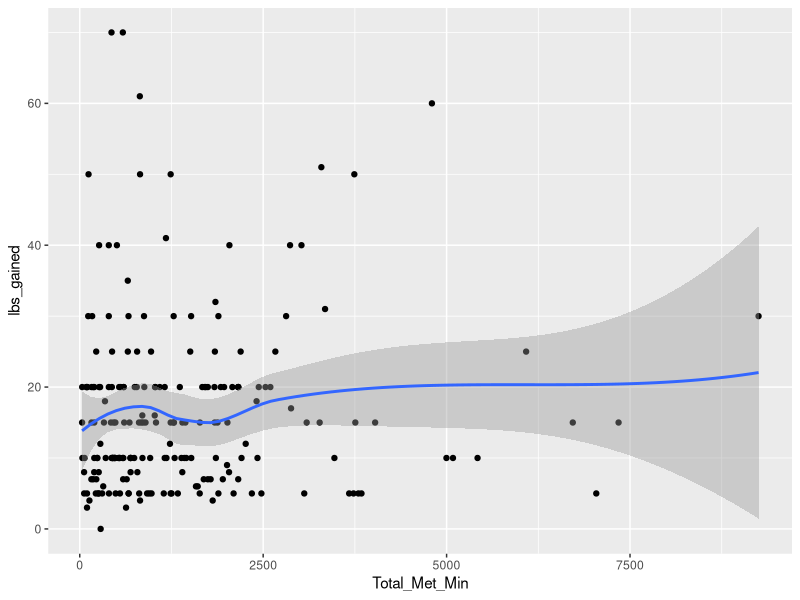
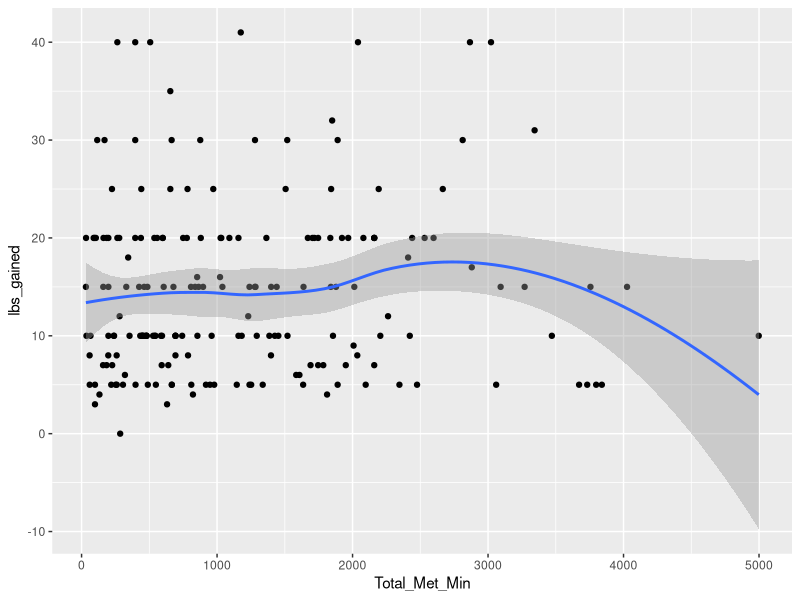

These charts were generated, in order, by the following R code:
## ---- chunk 1
knitr::opts_chunk$set(echo = TRUE)
## ---- chunk 2
library(tidyr)
library(ggplot2)
## ---- chunk 3
dat <- read.csv('Practicum 1 Data.csv', header = TRUE)

names(dat)[names(dat) == "Vig ex Time"] <- "Vig.ex.Time"
names(dat)[names(dat) == "Mod ex time"] <- "Mod.ex.time"
names(dat)[names(dat) == "Walk ex Time"] <- "Walk.ex.Time"

dat1 <- dat[, c("shift", "gender", "Age", "height", "weightgain", "lbs_gained", "pounds_gained", "bweight", "BMI", "Vig.ex.Time", "Mod.ex.time", "Walk.ex.Time", "Total_Met_Min")]
## ---- chunk 4
i = 1
for (obs in dat1$Total_Met_Min){
  
  if (obs == "" || is.na(obs)) {
    dat1$Total_Met_Min[i] = (8 * as.numeric(dat1$Vig.ex.Time[i])) + (4 * as.numeric(dat1$Mod.ex.time[i])) + (3.3 * as.numeric(dat1$Walk.ex.Time[i]))
  }
  
  if (is.na(dat1$Total_Met_Min[i]) || dat1$Total_Met_Min[i] == 0) { #keep values where Total_Met_Min=0?
    dat1 = dat1[-i,]
  } else {
    i = i + 1
  }
  
}
## ---- chunk 5
i = 1
for (obs in dat1$lbs_gained) {
  if (obs == "" || is.na(obs)) {
    dat1 = dat1[-i,]
  } else {
    i = i + 1
  }
}
## ---- chunk 6
dat1$Total_Met_Min = as.numeric(dat1$Total_Met_Min)
## ---- chunk 7
lm = lm(lbs_gained ~ Total_Met_Min, data = dat1)

summary(lm)
## ---- chunk 8
ggplot(data = dat1, aes(x = Total_Met_Min, y = lbs_gained)) + geom_point() + geom_smooth()
## ---- chunk 9
i = 1
for (obs in dat1$lbs_gained) {
  if (obs > 45) {
    dat1 = dat1[-i,]
  } else {
    i = i + 1
  }
}
## ---- chunk 10
i = 1
for (obs in dat1$Total_Met_Min) {
  if (obs >= 5000) {
    dat1 = dat1[-i,]
  } else {
    i = i + 1
  }
}
## ---- chunk 11
lm = lm(lbs_gained ~ Total_Met_Min, data = dat1)

summary(lm)
## ---- chunk 12
ggplot(data = dat1, aes(x = Total_Met_Min, y = lbs_gained)) + geom_point() + geom_smooth()
